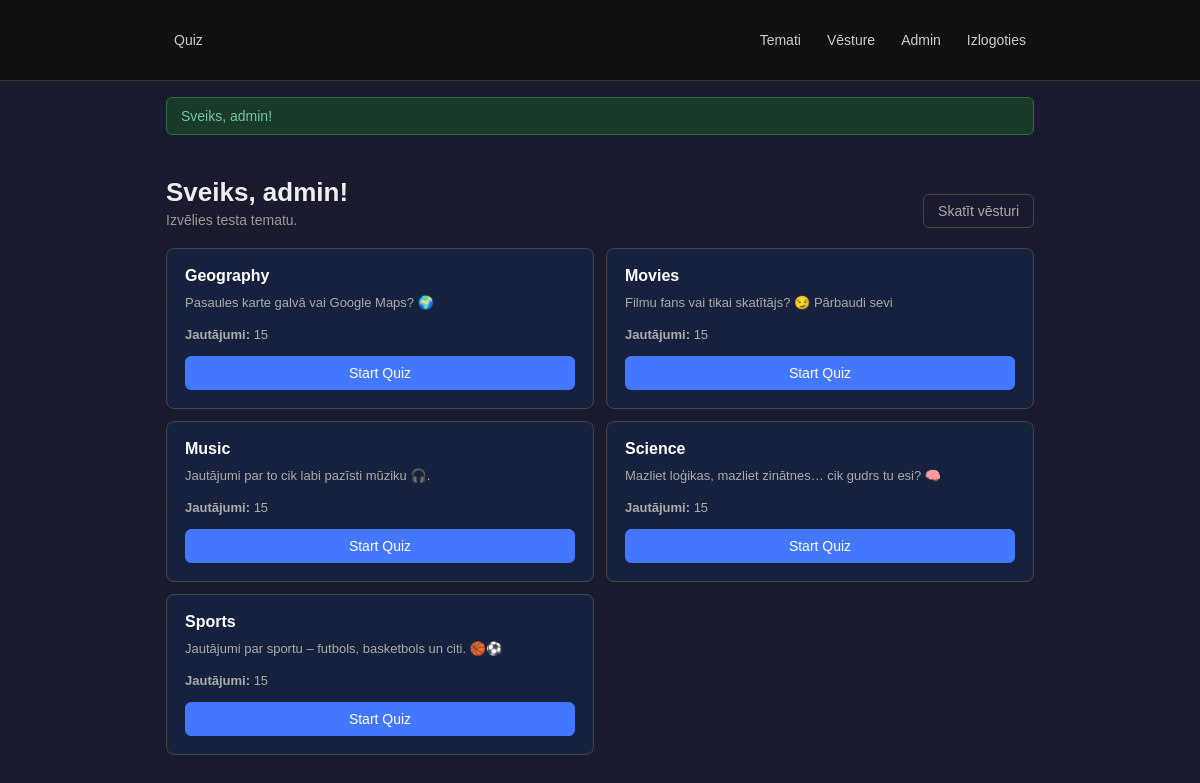
/dashboard.php (signed in), run on the app's committed database.
### tables this page shows
CREATE TABLE topics (
    id INT AUTO_INCREMENT PRIMARY KEY,
    name VARCHAR(100) NOT NULL,
    description TEXT NULL
);

### includes/functions.php (called while the page is built, shortened)
<?php
require_once __DIR__ . '/../db.php';
function e(string $value): string
{
    return htmlspecialchars($value, ENT_QUOTES, 'UTF-8');
}
function getTopics(): array
{
    $stmt = db()->query('SELECT id, name, description FROM topics ORDER BY name');
    return $stmt->fetchAll();
}
function getQuestionCountForTopic(int $topicId): int
{
    $stmt = db()->prepare('SELECT COUNT(*) FROM questions WHERE topic_id = ?');
    $stmt->execute([$topicId]);
    return (int)$stmt->fetchColumn();
}

### db.php (called while the page is built, shortened)
<?php
function db(): PDO
{
    static $pdo = null;
    if ($pdo === null) {
        $dsn = 'mysql:host=' . DB_HOST . ';dbname=' . DB_NAME . ';charset=utf8mb4';
        $options = [
            PDO::ATTR_ERRMODE => PDO::ERRMODE_EXCEPTION,
            PDO::ATTR_DEFAULT_FETCH_MODE => PDO::FETCH_ASSOC,
            PDO::ATTR_EMULATE_PREPARES => false,
        ];
        $pdo = new PDO($dsn, DB_USER, DB_PASS, $options);
    }
    return $pdo;
}

### dashboard.php (the view, shortened to what this page needs)
<?php
require_once __DIR__ . '/includes/functions.php';
$topics = getTopics();
require_once __DIR__ . '/includes/header.php';
?>
<section class="page-head">
    <div>
        <h1>Sveiks, <?= e($_SESSION['user']['username']) ?>!</h1>
        <p>Izvēlies testa tematu. </p>
    </div>
    <a class="btn btn-secondary" href="history.php">Skatīt vēsturi</a>
</section>
<div class="grid cards-grid">
    <?php foreach ($topics as $topic): ?>
        <div class="card">
            <h3><?= e($topic['name']) ?></h3>
            <p><?= e($topic['description']) ?></p>
            <p><strong>Jautājumi:</strong> <?= getQuestionCountForTopic((int)$topic['id']) ?></p>
            <form method="post" action="start_quiz.php">
                <button class="btn btn-primary" type="submit">Start Quiz</button>
            </form>
        </div>
    <?php endforeach; ?>
</div>
<?php require_once __DIR__ . '/includes/footer.php'; ?>

### assets/style.css (style rules this page uses)
:root { --bg: #1a1a2e; --text: #eee; --primary: #4477ff; --border: #444; }
* { box-sizing: border-box; }
body { margin: 0; font-family: Arial, sans-serif; background: var(--bg); color: var(--text); }
.cards-grid { display: grid; grid-template-columns: repeat(2, 1fr); gap: 12px; padding: 0 0 30px 0; }
.card { background: #16213e; border: 1px solid var(--border); border-radius: 8px; padding: 18px; }
.card h3 { margin: 0 0 8px 0; font-size: 16px; color: #fff; }
.card p { color: #aaa; font-size: 13px; margin: 0 0 12px 0; line-height: 1.5; }
.btn { padding: 8px 14px; border: 1px solid #555; background: #2a2a3e; color: #eee; cursor: pointer; border-radius: 6px; font-size: 14px; text-decoration: none; display: inline-block; }
.btn-primary { background: var(--primary); border-color: var(--primary); color: #fff; width: 100%; }
.btn-secondary { background: transparent; color: #aaa; border-color: #444; }
.page-head { display: flex; justify-content: space-between; align-items: flex-end; padding: 30px 0 20px 0; }
.page-head h1 { font-size: 26px; margin: 0 0 4px; }
.page-head p { margin: 0; color: #999; font-size: 14px; }

### data on the page
topics: name "Geography", description "Pasaules karte galvā vai Google Maps? 🌍", id "15"
topics: name "Movies", description "Filmu fans vai tikai skatītājs? 😏 Pārbaudi sevi", id "15"
topics: name "Music", description "Jautājumi par to cik labi pazīsti mūziku 🎧.", id "15"
topics: name "Science", description "Mazliet loģikas, mazliet zinātnes… cik gudrs tu esi? 🧠", id "15"
topics: name "Sports", description "Jautājumi par sportu – futbols, basketbols un citi. 🏀⚽", id "15"

### other printed values
$msg "Sveiks, admin!"
$_SESSION['user']['username'] "admin"
